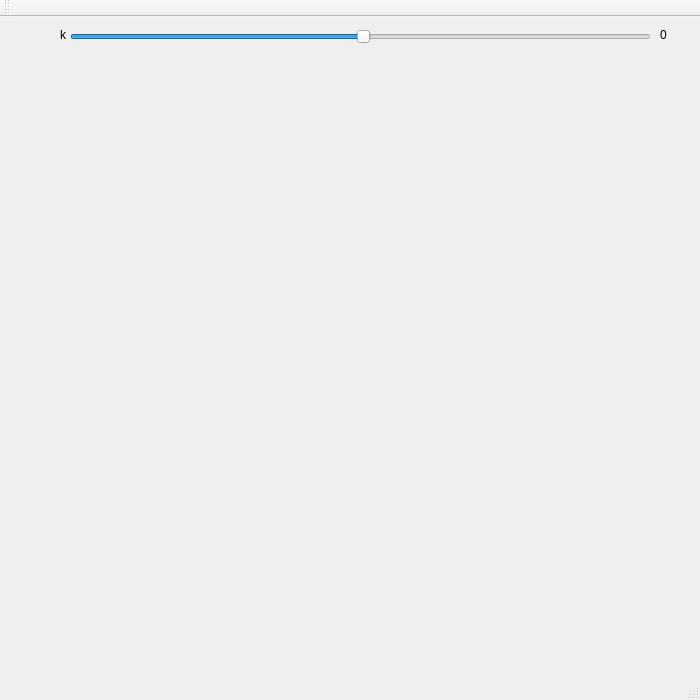
<?xml version="1.0" encoding="UTF-8"?>
<ui version="4.0">
 <class>MainWindow</class>
 <widget class="QMainWindow" name="MainWindow">
  <property name="geometry">
   <rect>
    <x>0</x>
    <y>0</y>
    <width>700</width>
    <height>700</height>
   </rect>
  </property>
  <property name="windowTitle">
   <string>MainWindow</string>
  </property>
  <widget class="QWidget" name="centralWidget">
   <widget class="QSlider" name="horizontalSlider">
    <property name="geometry">
     <rect>
      <x>70</x>
      <y>10</y>
      <width>581</width>
      <height>20</height>
     </rect>
    </property>
    <property name="value">
     <number>50</number>
    </property>
    <property name="orientation">
     <enum>Qt::Horizontal</enum>
    </property>
   </widget>
   <widget class="QLabel" name="label">
    <property name="geometry">
     <rect>
      <x>60</x>
      <y>10</y>
      <width>21</width>
      <height>16</height>
     </rect>
    </property>
    <property name="text">
     <string>k</string>
    </property>
   </widget>
   <widget class="QLabel" name="label_k_value">
    <property name="geometry">
     <rect>
      <x>660</x>
      <y>10</y>
      <width>31</width>
      <height>16</height>
     </rect>
    </property>
    <property name="text">
     <string>0</string>
    </property>
   </widget>
  </widget>
  <widget class="QMenuBar" name="menuBar">
   <property name="geometry">
    <rect>
     <x>0</x>
     <y>0</y>
     <width>700</width>
     <height>20</height>
    </rect>
   </property>
  </widget>
  <widget class="QToolBar" name="mainToolBar">
   <attribute name="toolBarArea">
    <enum>TopToolBarArea</enum>
   </attribute>
   <attribute name="toolBarBreak">
    <bool>false</bool>
   </attribute>
  </widget>
  <widget class="QStatusBar" name="statusBar"/>
 </widget>
 <layoutdefault spacing="6" margin="11"/>
 <resources/>
 <connections/>
</ui>
